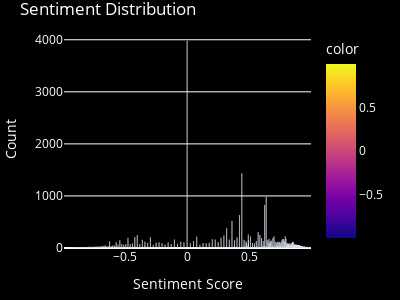

This figure's notebook cell:
### Code cell
#figure 4
sentiment_score = reviews_df['sentiment_score'].value_counts()

fig4=px.bar(
    x=sentiment_counts.index,
    y=sentiment_counts.values,
    labels={'x': 'Sentiment Score', 'y':'Count'},
    title='Sentiment Distribution',
    color=sentiment_counts.index,
    color_discrete_sequence=px.colors.sequential.RdPu,  
    width=400,
    height=300,
)
fig4.update_layout(
    plot_bgcolor='black',
    paper_bgcolor='black',
    font=dict(color='white'),
    margin=dict(l=10, r=10, t=30, b=10)
)

save_plot_as_html(fig4,"Sentiment Graph 4.html","Sentiments in reviews show a mix of positive and negative feedback, with a slight lean towards positive sentiments")

fig4.show()

### Figure 1 — Plotly figure (JSON) as saved in the notebook; plotly's stock layout.template omitted (floating-point values rounded to 4 significant figures; data arrays with more than 128 entries replaced by an {"elided": "..."} marker saying what was removed)
{"data": [{"alignmentgroup": "True", "hovertemplate": "Sentiment Score=%{x}<br>Count=%{y}<br>color=%{marker.color}<extra></extra>", "legendgroup": "", "marker": {"color": {"elided": "4968 float values"}, "coloraxis": "coloraxis", "pattern": {"shape": ""}}, "name": "", "offsetgroup": "", "orientation": "v", "showlegend": false, "textposition": "auto", "type": "bar", "x": {"elided": "4968 float values"}, "xaxis": "x", "y": {"elided": "4968 int values"}, "yaxis": "y"}], "layout": {"barmode": "relative", "coloraxis": {"colorbar": {"title": {"text": "color"}}, "colorscale": [[0, "#0d0887"], [0.1111, "#46039f"], [0.2222, "#7201a8"], [0.3333, "#9c179e"], [0.4444, "#bd3786"], [0.5556, "#d8576b"], [0.6667, "#ed7953"], [0.7778, "#fb9f3a"], [0.8889, "#fdca26"], [1, "#f0f921"]]}, "font": {"color": "white"}, "height": 300, "legend": {"tracegroupgap": 0}, "margin": {"b": 10, "l": 10, "r": 10, "t": 30}, "paper_bgcolor": "black", "plot_bgcolor": "black", "title": {"text": "Sentiment Distribution"}, "width": 400, "xaxis": {"anchor": "y", "domain": [0, 1], "title": {"text": "Sentiment Score"}}, "yaxis": {"anchor": "x", "domain": [0, 1], "title": {"text": "Count"}}}}
